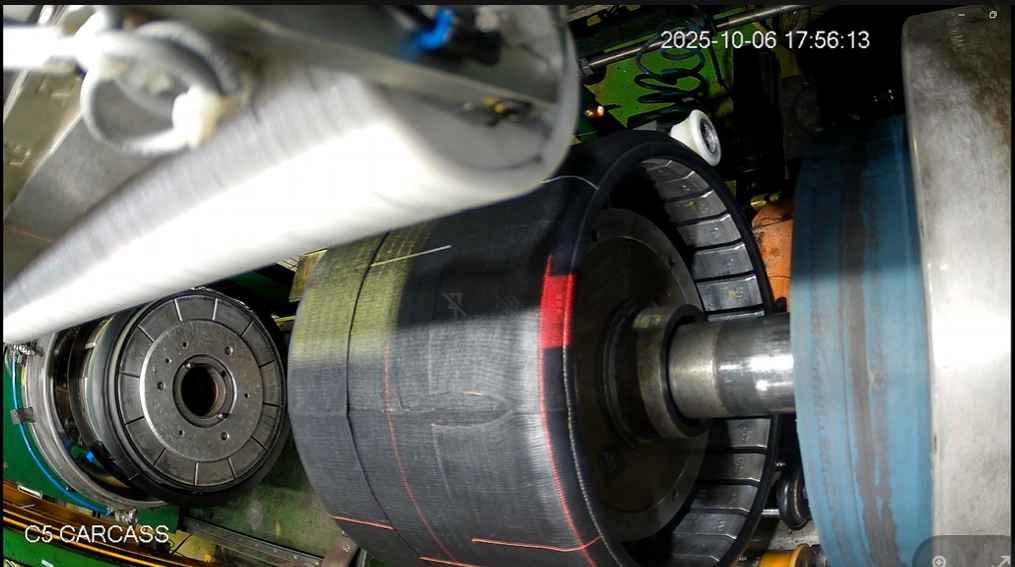
#> input picture data/raw/Screenshot 2026-01-27 014409.png, 1015 x 567 px; its folder holds only this picture in this run
$ python crack_detection.py
#> lines starting #> are read from the running program, lines starting #| are printed output that depends on the picture; after the words box and inside, x2 and y2 are one past the last pixel; in counts of white or black regions, pixels touching at a corner belong together
import cv2
import numpy as np
import os

BASE_DIR = os.path.dirname(os.path.abspath(__file__))
INPUT_DIR = os.path.join(BASE_DIR, "data", "raw")
OUTPUT_DIR = os.path.join(BASE_DIR, "data", "processed")

os.makedirs(OUTPUT_DIR, exist_ok=True)

print("Reading from:", INPUT_DIR)
print("Saving to:", OUTPUT_DIR)

for filename in os.listdir(INPUT_DIR):
    print("Found file:", filename)

    if not filename.lower().endswith((".png", ".jpg", ".jpeg")):
        continue

    image_path = os.path.join(INPUT_DIR, filename)
    image = cv2.imread(image_path)
#> image is the input picture: shape (567, 1015, 3); mean B, G, R 96.3, 101.1, 98.4

    if image is None:
        print(f"Skipping {filename}, unable to read image")
        continue

    print("Image loaded:", image.shape)
#| Image loaded: (567, 1015, 3)

    gray = cv2.cvtColor(image, cv2.COLOR_BGR2GRAY)
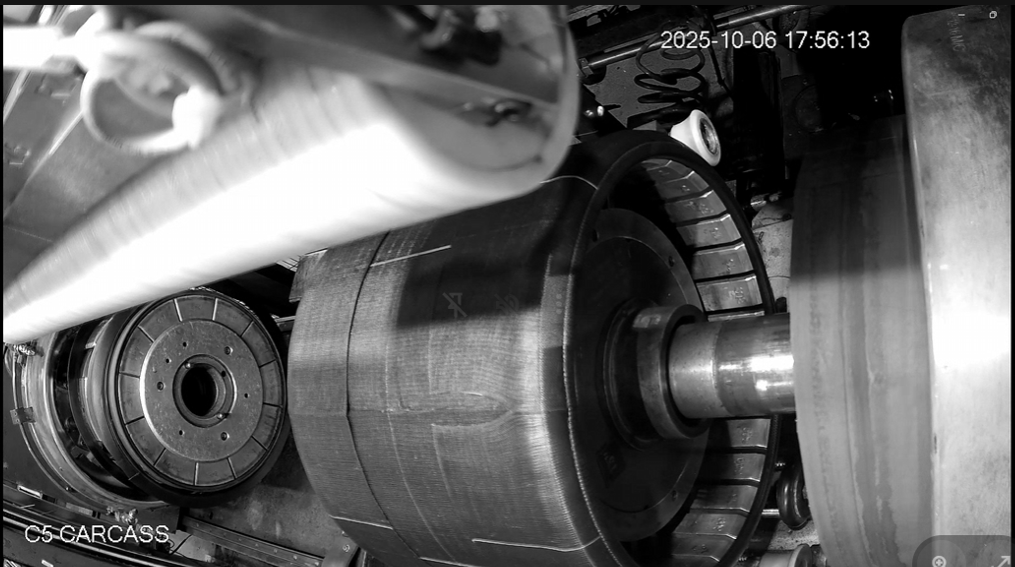
#> gray: shape (567, 1015); min 0, max 255, mean 99.8

    clahe = cv2.createCLAHE(clipLimit=2.0, tileGridSize=(8, 8))
    enhanced = clahe.apply(gray)
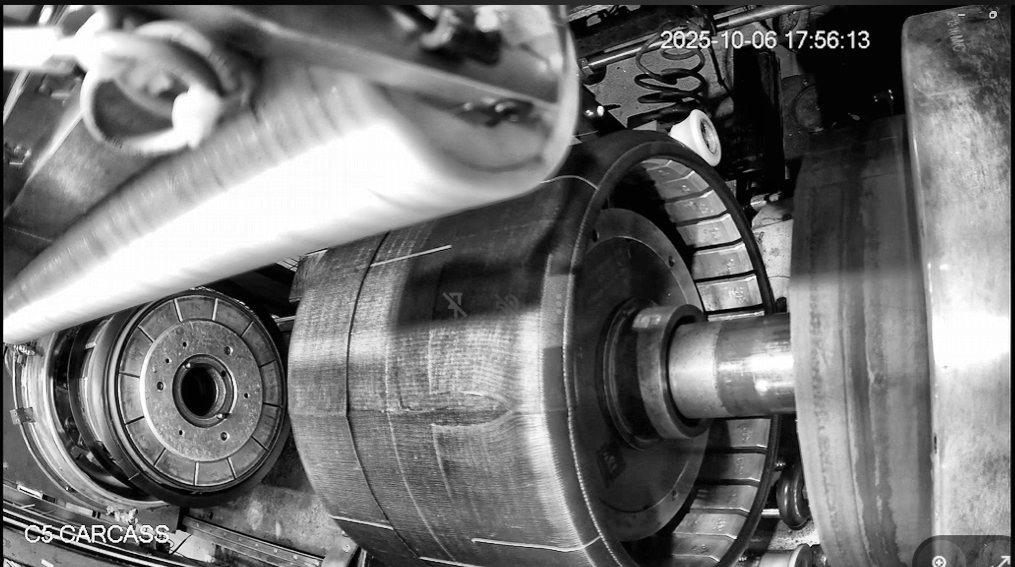
#> enhanced: shape (567, 1015); min 0, max 255, mean 115.8

    blurred = cv2.GaussianBlur(enhanced, (5, 5), 0)
    edges = cv2.Canny(blurred, 40, 120)
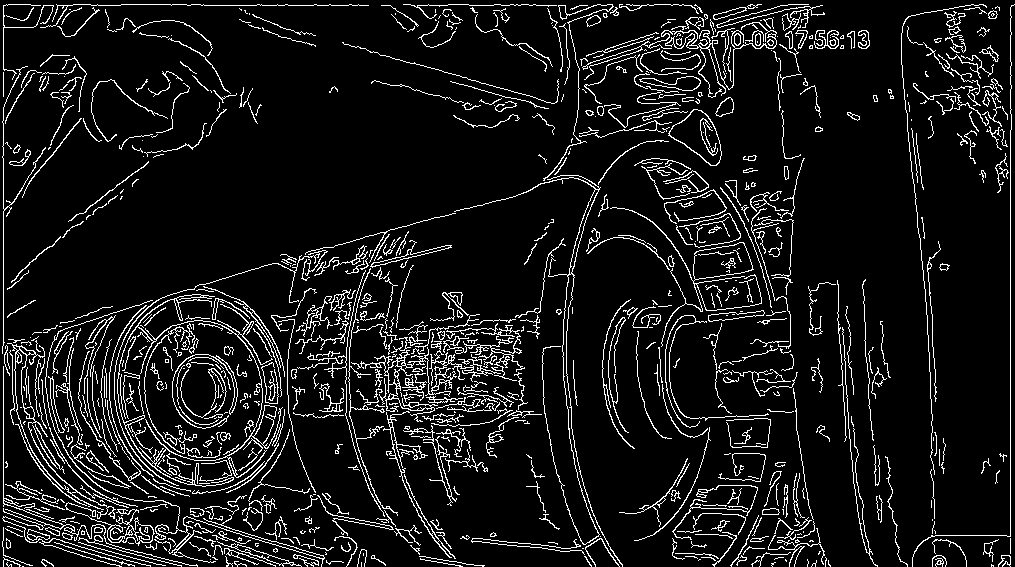
#> edges: shape (567, 1015); 9% white in thin lines or dots

    kernel = np.ones((3, 3), np.uint8)
    cleaned = cv2.morphologyEx(edges, cv2.MORPH_CLOSE, kernel)
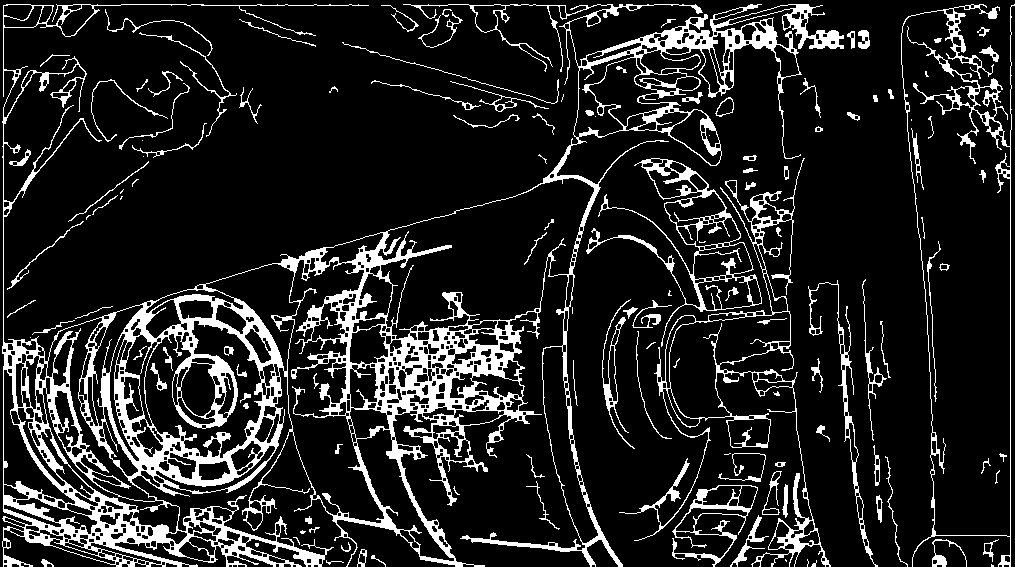
#> cleaned: shape (567, 1015); 13.8% white; 130 white regions (29 under 20 px)

    contours, _ = cv2.findContours(
        cleaned, cv2.RETR_EXTERNAL, cv2.CHAIN_APPROX_SIMPLE
    )
#> contours = 111 contours, 49 with area under 20; largest, box (x1, y1, x2, y2) and area: (2, 4, 844, 567) 157728, (619, 158, 831, 567) 13866, (586, 158, 762, 347) 8586, (901, 4, 1015, 567) 3053, (672, 485, 758, 567) 2244

    print(f"{filename}: {len(contours)} contours found")
#| Screenshot 2026-01-27 014409.png: 111 contours found

    output = image.copy()

    for cnt in contours:
        area = cv2.contourArea(cnt)
        if area < 30:
            continue

        x, y, w, h = cv2.boundingRect(cnt)
        aspect_ratio = h / float(w + 1e-5)

        if aspect_ratio > 1.5 or aspect_ratio < 0.3:
            cv2.rectangle(output, (x, y), (x + w, y + h), (0, 0, 255), 2)
#> this loop made 111 passes
#> (area, x, y, w, h, aspect_ratio) on passes 6, 8, 11, 12, 17, 18, 20, 21, 23, 25, 27, 30: (33.5, 41, 559, 13, 8, 0.615), (98.5, 357, 549, 10, 18, 1.8), (86, 983, 539, 16, 23, 1.44), (153.5, 932, 539, 35, 28, 0.8), (249.5, 730, 515, 39, 52, 1.33), (93.5, 876, 495, 7, 28, 4), (2243.5, 672, 485, 86, 82, 0.953), (90, 782, 484, 6, 34, 5.67), (188, 762, 471, 20, 44, 2.2), (32, 775, 462, 11, 5, 0.455), (35, 885, 456, 23, 111, 4.83), (65, 718, 453, 48, 29, 0.604)
#> area on passes 16, 22, 39, 41: 25.5, 22, 20.5, 21
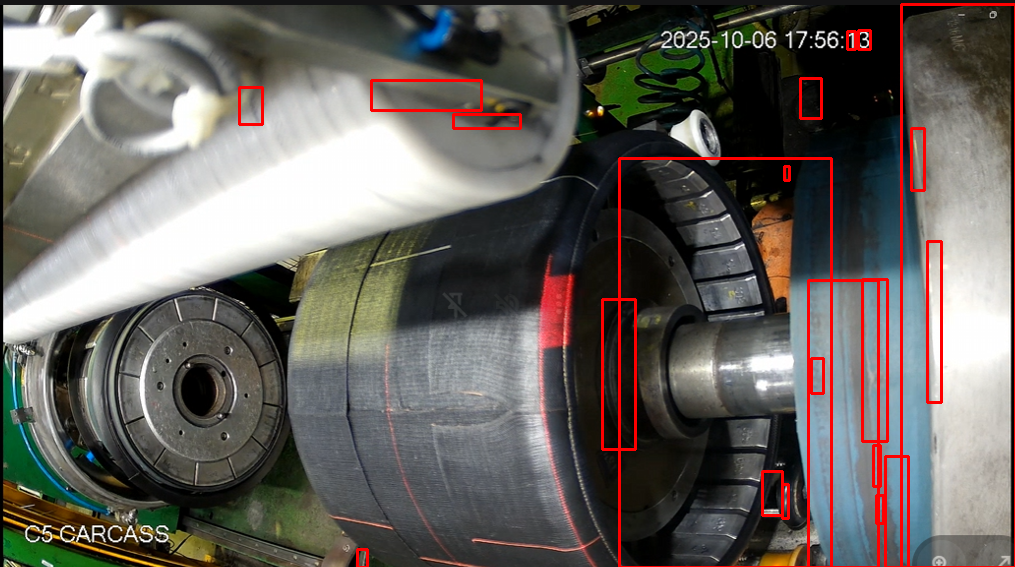
#> output: shape (567, 1015, 3); 2.8% of pixels changed, all inside (x1, y1, x2, y2) = (238, 3, 1015, 567)

    output_path = os.path.join(OUTPUT_DIR, filename)
    cv2.imwrite(output_path, output)

    print("Saved:", output_path)

print("Processing completed.")

$ run again, on data/raw/Screenshot 2026-01-27 014426.png
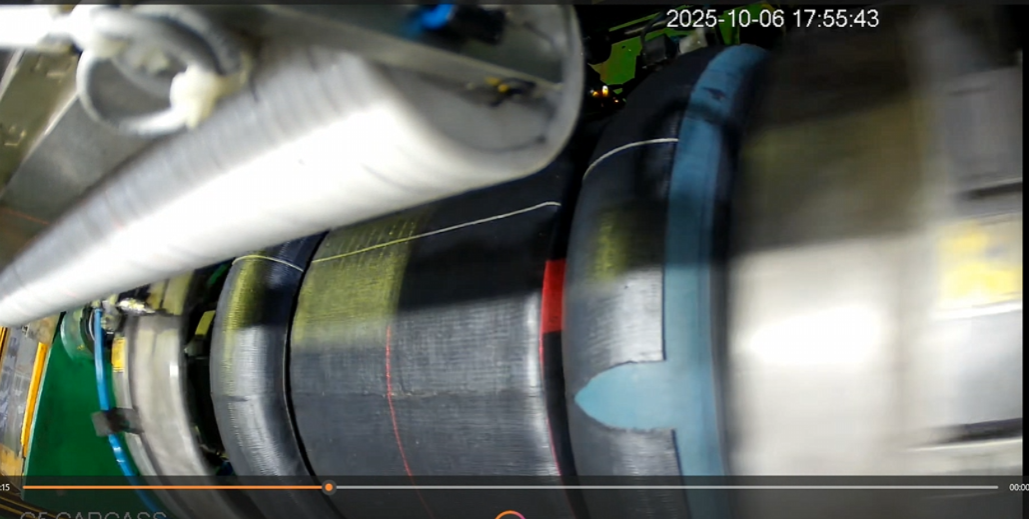
#> input picture data/raw/Screenshot 2026-01-27 014426.png, 1029 x 519 px
#> image is the input picture: shape (519, 1029, 3); mean B, G, R 109.2, 114.2, 109.5
#| Image loaded: (519, 1029, 3)
#> `edges = cv2.Canny(blurred, 40, 120)`:
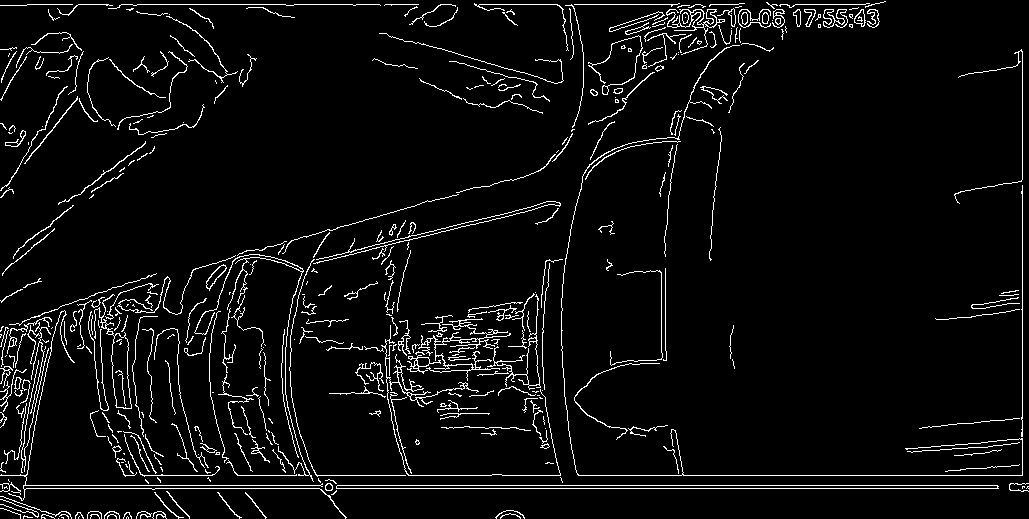
#> edges: shape (519, 1029); 4.9% white in thin lines or dots
#> cleaned: shape (519, 1029); 6.9% white; 96 white regions (20 under 20 px)
#> contours = 60 contours, 26 with area under 20; largest, box (x1, y1, x2, y2) and area: (0, 0, 1023, 519) 144320, (574, 268, 668, 440) 256, (0, 32, 84, 101) 216, (700, 86, 728, 104) 166, (0, 86, 98, 198) 150
#| Screenshot 2026-01-27 014426.png: 60 contours found
#> the loop `for cnt in contours:` made 60 passes
#> (area, x, y, w, h, aspect_ratio) on passes 1, 3, 4, 5, 8, 14, 16, 18: (35.5, 123, 512, 9, 7, 0.778), (109.5, 136, 511, 31, 8, 0.258), (132.5, 87, 511, 33, 8, 0.242), (105.5, 495, 510, 30, 9, 0.3), (131.5, 1009, 483, 20, 9, 0.45), (256, 574, 268, 94, 172, 1.83), (30, 2, 228, 53, 48, 0.906), (36, 13, 205, 61, 54, 0.885)
#> after the loop `for cnt in contours:`:
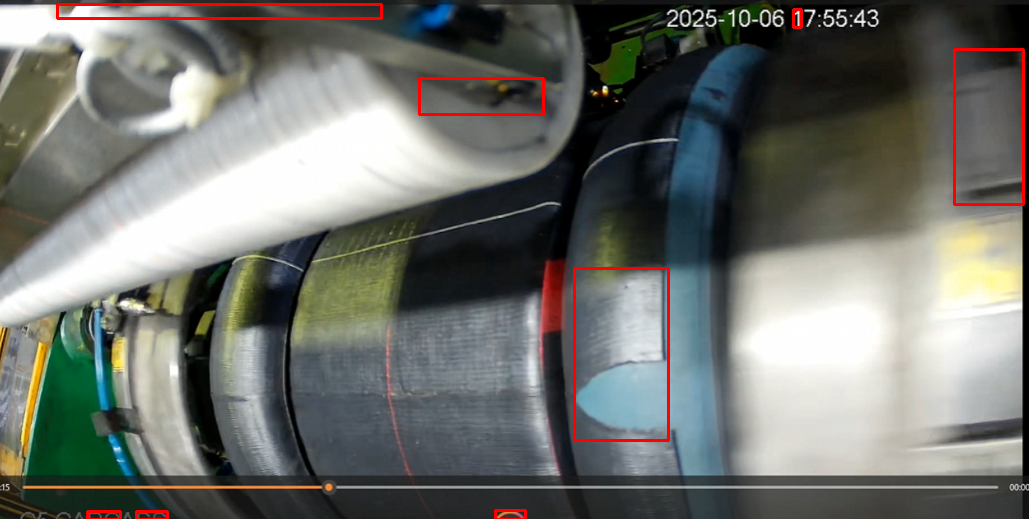
#> output: shape (519, 1029, 3); 1.23% of pixels changed, all inside (x1, y1, x2, y2) = (56, 3, 1025, 519)
